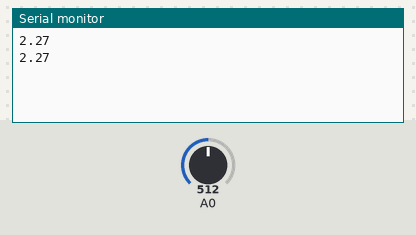
Bench run of a sketch on a simulated Arduino Uno, built with avr-gcc and run on an emulated ATmega328P. Parts: the last lines printed to the serial monitor. The test bench sets the inputs (shaded band); at power-on: A0 = 512.

Above: at 1.8 s.
1.9 s: A0 set to 716
At 2.5 s:
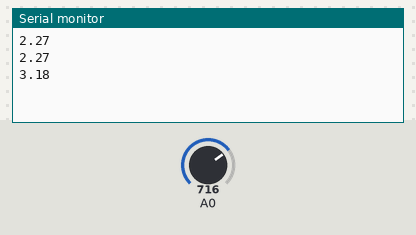
3.4 s: A0 set to 900
At 4.8 s:
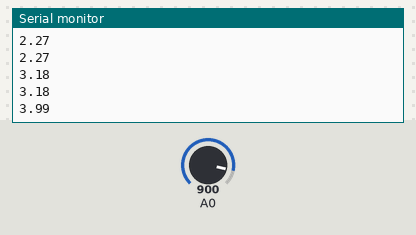
Timing chart, 0 to 6.4 s (numbered marks = the images above; inputs shaded):
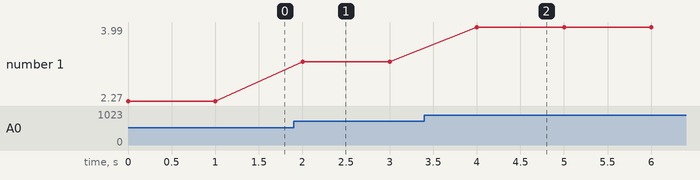

Measured:
- after the input at 1.9 s, the serial monitor: prints a new line after 0.10 s (image 1)
- after the input at 3.4 s, the serial monitor: prints a new line after 0.60 s (image 2)
- plotted number 1: 2.27 → 3.18 after the input at 1.9 s, 3.18 → 3.99 after the input at 3.4 s

The sketch:

ejercicio3.ino
```cpp
void setup() {
  Serial.begin(9600);
 }

void loop() {
  float sensorValue = analogRead(A0);
  float v0= (sensorValue*4.54)/1023;
  Serial.println(v0);
  delay(1000);
}
```
